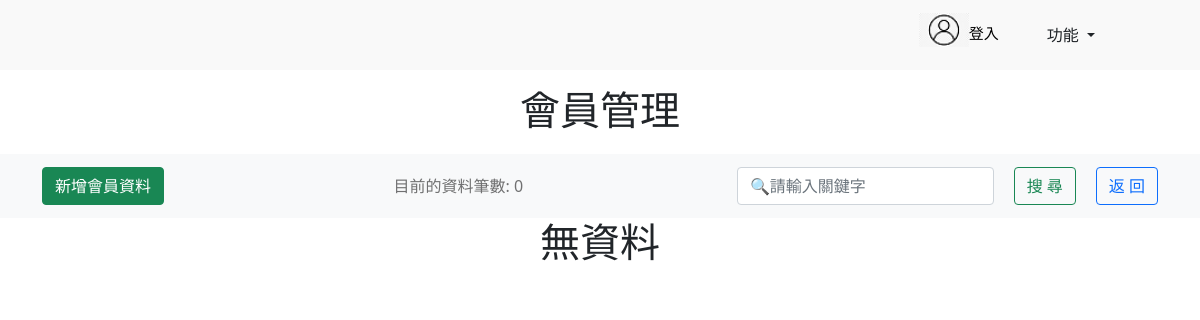
Before: /listall/ with the older database file.
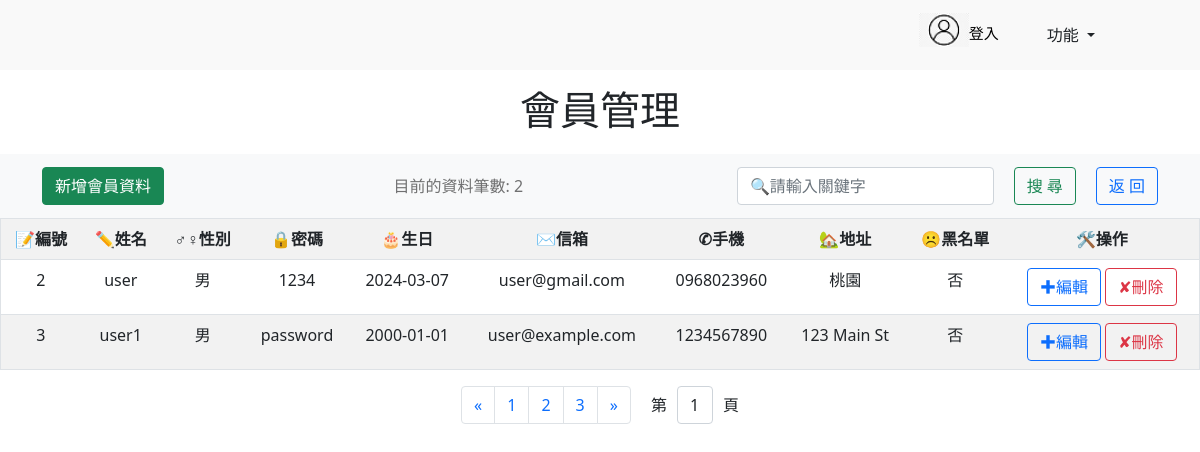
After: the same page with the newer database file.
### myapp/models.py (models this page shows)
class registered_user(models.Model):
    Username = models.CharField(max_length=20, null=False) #會員姓名
    Usersex = models.CharField(max_length=2, default='M', null=False) #會員性別
    Passwd = models.CharField(max_length=128, null=False) #會員密碼
    Userbirthday = models.DateField(null=False) #會員生日
    Usermail = models.EmailField(max_length=100, blank=True, default='') #會員信箱
    Usertel = models.CharField(max_length=50, blank=True, default='') #會員手機
    Useraddress = models.CharField(max_length=255,blank=True, default='') #會員地址
    Isblacklisted = models.BooleanField(default=False)  # 黑名單欄位

### myapp/views.py (the view)
# urls.py: path('listall/',views.listall),  #會員管理
@csrf_exempt
def listall(request):  #會員管理
    if 'site_search' in request.POST:
        site_search = request.POST["site_search"]
        site_search = site_search.strip() #去空白
        keywords = site_search.split(" ")#字元切割
        q_objects = Q()
        for keyword in keywords:
            if keyword != "":
                status = True
                if keyword == "男":
                    keyword = "M"
                elif keyword == "女":
                    keyword = "F"
                elif keyword == "是":
                    q_objects.add(Q(Isblacklisted=1), Q.OR)
                elif keyword == "否":
                    q_objects.add(Q(Isblacklisted=0), Q.OR)
                q_objects.add(Q(Username__contains=keyword),Q.OR)
                q_objects.add(Q(Usersex__contains=keyword),Q.OR)
                q_objects.add(Q(Userbirthday__contains=keyword),Q.OR)
                q_objects.add(Q(Usertel__contains=keyword),Q.OR)
                q_objects.add(Q(Usermail__contains=keyword),Q.OR)
                q_objects.add(Q(Passwd__contains=keyword),Q.OR)
                q_objects.add(Q(Useraddress__contains=keyword),Q.OR)
            resultList = registered_user.objects.filter(q_objects)
    else:
        resultList =  registered_user.objects.all().order_by('id')
    if not resultList:
        errormessage="無資料"
        status = False
    else:
        errormessage=""
        status = True
    return render(request,"listall.html",locals())

### templates/listall.html (shortened to what this page needs)
<!DOCTYPE html>
<html lang="en">
<head>
    {% load static %}
    <link rel="stylesheet" href="{% static './listall.css' %}">
    <link rel="stylesheet" href="{% static './css/bootstrap.min.css' %}">
</head>
<body>
    <nav class="navbar navbar-light bg-rgb(255, 255, 235) navbar-expand-md" id="top-1">
        <div class="container-fluid">
            <div class="d-flex justify-content-center align-items-center">
                <p id="cart_text" class="d-md-inline">
                    <div>
                        {% if request.user.is_authenticated %}
                            <div>
                                <a href="/adminlogout/" id="sign_in">
                                    <img src="{% static './images/member4_0.png' %}" id="member" />{{ user.username }} / 登出
                                </a>
                            </div>
                        {% else %}
                            <div>
                                <a href="/adminlogin/" id="sign_in">
                                    <img src="{% static './images/member4_0.png' %}" id="member" />登入
                                </a>
                            </div>
                        {% endif %}
                    </div>
                    <div class="dropdown" id="top-2" style="margin-left: 10px; margin-right: 80px;">
                        <a class="btn btn-second btn-md dropdown-toggle" href="#" role="button" id="dropdownMenuLink" data-bs-toggle="dropdown" aria-haspopup="true" aria-expanded="false">
                            功能
                        </a>
                    </div>
                </p>
            </div>
        </div>
    </nav>
    <div class="container">
        <div class="head_content text-center mt-3">
            <h1 class="title">會員管理</h1>
        </div>
    </div>
    <nav class="navbar navbar-expand-lg navbar-light bg-light">
        <div class="container d-flex justify-content-between align-items-center">
            <a class="navbar-brand" href="/createdata/"><button type="button" class="btn btn-success">新增會員資料</button></a>
            <span class="navbar-text flex-grow-1 text-center">目前的資料筆數: {{ resultList.count }}</span>
            <form class="form-inline d-flex" action="/listall/" method="post">
                <input class="form-control ml-auto" type="search" id="site_search" name="site_search" placeholder="🔍請輸入關鍵字" >
                <button class="btn btn-outline-success" type="submit" id="btn_search">搜 尋</button>
                <button class="btn btn-outline-primary" type="button" id="btn_back" onclick="history.back()">返 回</button>
            </form>
        </div>
    </nav>
    {% if status %}
        <table cellpadding="20" cellspacing="0"class="table table-striped table-hover" id="data-table">
            <tr>
                <th>📝編號</th>
                <th>✏️姓名</th>
                <th>♂♀性別</th>
                <th>🔒密碼</th>
                <th>🎂生日</th>
                <th>✉信箱</th>
                <th>✆手機</th>
                <th>🏡地址</th>
                <th>☹黑名單</th>
                <th>🛠️操作</th>
            </tr>
            {% for data in resultList %}
                <tr>
                    <td>{{ data.id }}</td>
                    <td>{{ data.Username }}</td>
                    <td>{% if data.Usersex  == "M" %}男{% else %}女{% endif %}</td>
                    <td>{{ data.Passwd }}</td>
                    <td>{{ data.Userbirthday |date:'Y-m-d' }}</td>
                    <td>{{ data.Usermail }}</td>
                    <td>{{ data.Usertel }}</td>
                    <td>{{ data.Useraddress }}</td>
                    <td>
                        {% if data.Isblacklisted %}
                            是
                        {% else %}
                            否
                        {% endif %}
                    </td>
                    <td>
                        <a href="/edit/{{ data.id }}/"><button type="button" class="btn btn-outline-primary">✚編輯</button></a>
                        <a href="/delete/{{ data.id }}/"><button type="button" class="btn btn-outline-danger">✘刪除</button></a>
                    </td>
                </tr>
            {% endfor %}
        </table>
        <nav aria-label="Page navigation example">
            <div class="d-flex justify-content-center">
                <ul class="pagination d-flex justify-content-center">
                    <li class="page-item" id="previousPage">
                        <a class="page-link" href="#" aria-label="Previous">
                            <span aria-hidden="true">&laquo;</span>
                        </a>
                    </li>
                    <li class="page-item" id="page1"><a class="page-link" href="#">1</a></li>
                    <li class="page-item" id="page2"><a class="page-link" href="#">2</a></li>
                    <li class="page-item" id="page3"><a class="page-link" href="#">3</a></li>
                    <li class="page-item" id="nextPage">
                        <a class="page-link" href="#" aria-label="Next">
                            <span aria-hidden="true">&raquo;</span>
                        </a>
                    </li>
                </ul>
                <div class="form-group d-flex  align-items-center">
                    <label for="pageSelect">第</label>
                    <select class="form-control" id="pageSelect">
                        <option value="1">1</option>
                    </select>
                    <label>頁</label>
                </div>
            </div>
        </nav>
    {% else %}
        <h1>無資料</h1>
    {% endif %}
</body>
</html>

### static/listall.css (style rules this page uses)
* { margin: 0px; padding: 0px; width: auto; }
#top-1 { position: relative; height: 70px; background-color: #f9f9f9; z-index: 4; }
#cart_text { font-size: 15px; margin-right: 60px; margin-bottom: 3px; color: #000; text-decoration: none; }
#sign_in { font-size: 15px; margin-right: 25px; height: auto; margin-top: 10px; color: #000; text-decoration: none; }
a { color: #000; text-decoration: none; }
#member { width: 50px; margin-bottom: 10px; }
h1 { text-align: center; }
table, th ,td { border: 1px solid; border-collapse: collapse; }
table { margin-left: auto; margin-right: auto; text-align: center; }
.head_content { margin-bottom: 20px; }
#btn_search { margin-right: 20px; margin-left: 20px; white-space: nowrap; }
#btn_back { white-space: nowrap; }
.pagination { display: flex; justify-content: center; margin: 0; padding: 0; margin-right: 20px; }
.pagination li { margin: 0; padding: 0; }
#pageSelect { margin-left: 10px; margin-right: 10px; }

Changed rows visible on the page:
added registered_user: id "2", Username "user", Usersex "男", Passwd "1234", Userbirthday "2024-03-07", Usermail "user@gmail.com", Usertel "0968023960", Useraddress "桃園", Isblacklisted "否"
added registered_user: id "3", Username "user1", Usersex "男", Passwd "password", Userbirthday "2000-01-01", Usermail "user@example.com", Usertel "1234567890", Useraddress "123 Main St", Isblacklisted "否"
Other visible differences:
{{ resultList.count }}: "0" → "2"
form field value: (not shown) → "1"
text no longer shown: "無資料"
text now shown: "📝編號 ✏️姓名 ♂♀性別 🔒密碼 🎂生日 ✉信箱 ✆手機 🏡地址 ☹黑名單 🛠️操作 « 1 2 3 » 第 頁"
